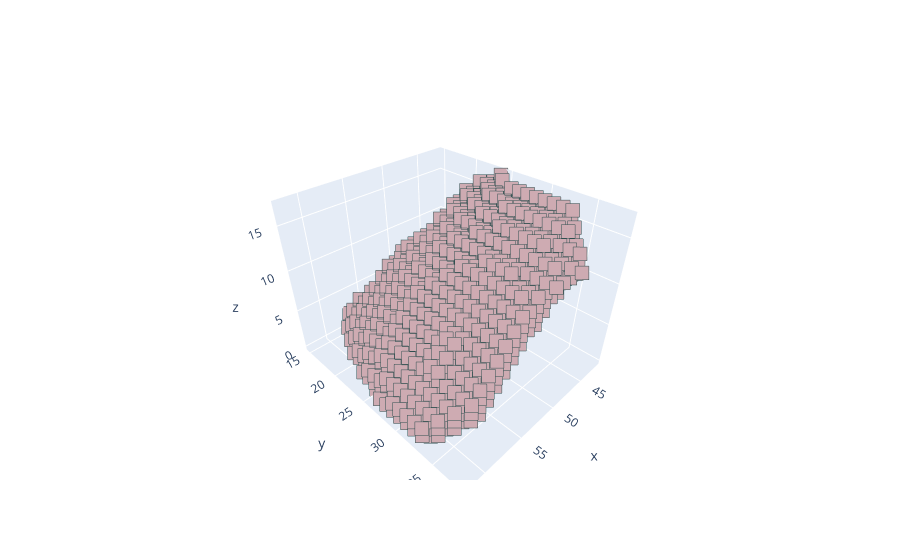

Here is the notebook cell this chart was saved with:
### Code cell
ut.plot(vox_frag)

### Figure 1 — Plotly figure (JSON) as saved in the notebook; plotly's stock layout.template omitted (floating-point values rounded to 4 significant figures; data arrays with more than 128 entries replaced by an {"elided": "..."} marker saying what was removed)
{"data": [{"marker": {"color": "#ceabb2", "line": {"color": "DarkSlateGrey", "width": 2}, "size": 5, "symbol": "square"}, "mode": "markers", "type": "scatter3d", "x": {"elided": "1227 int values"}, "y": {"elided": "1227 int values"}, "z": {"elided": "1227 int values"}}], "layout": {}}
